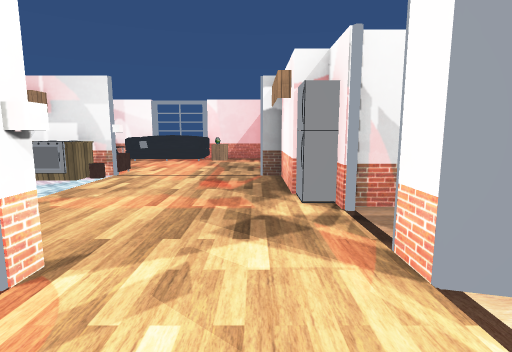
[1] (above)

24 first-person views from a walk through a scene from a Unity 3-D project. The camera is 1.3 m above the floor, tilts 8° down and sees 80° across. The floor is counted in squares, 1 m on a side. Each view is taken from the middle of a square. On the plan, view 1 faces up. The plan holds only what a view shows up to about 14 squares ahead; the rest is blank. The player character is not drawn. Door leaves are left out, so doorways stand open. Some surface patterns are stand-ins.

[2]
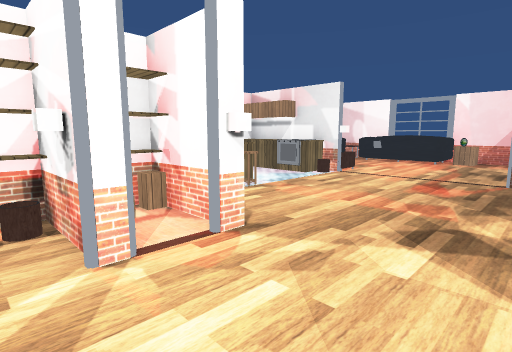

[3]
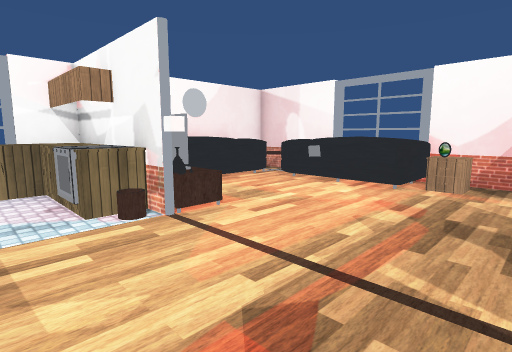

[4]
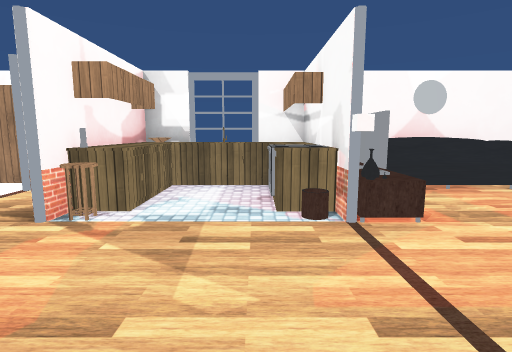

[5]
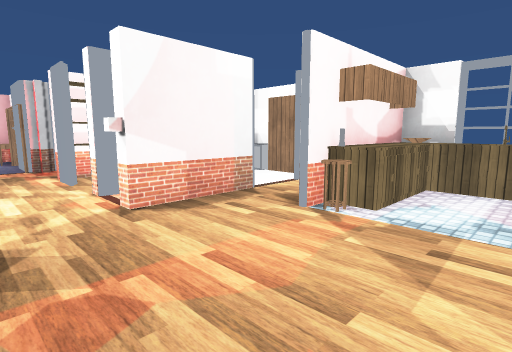

[6]
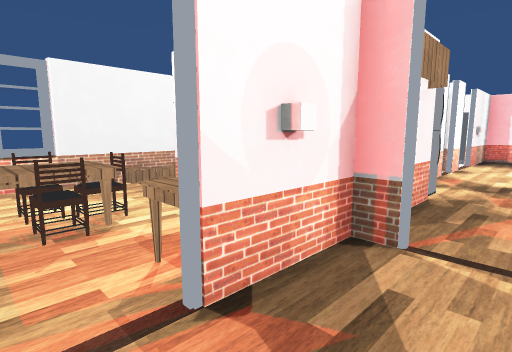

[7]
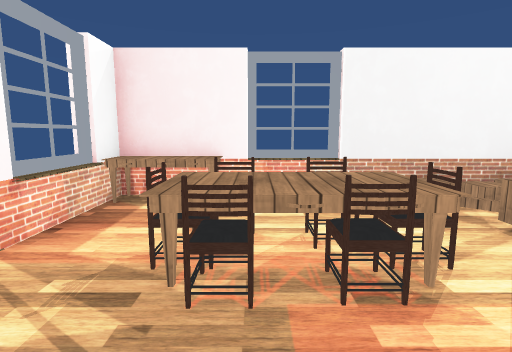

[8]
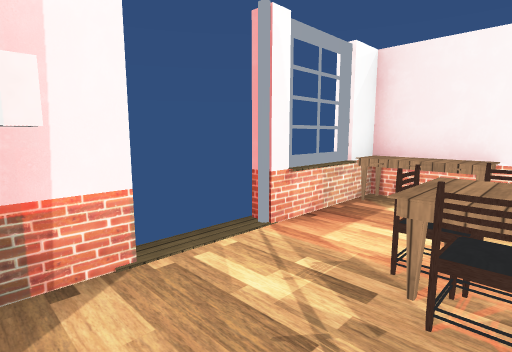

[9]
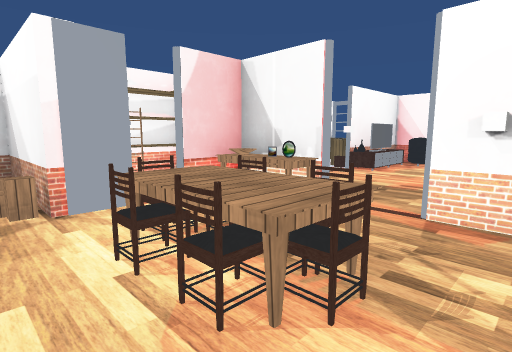

[10]
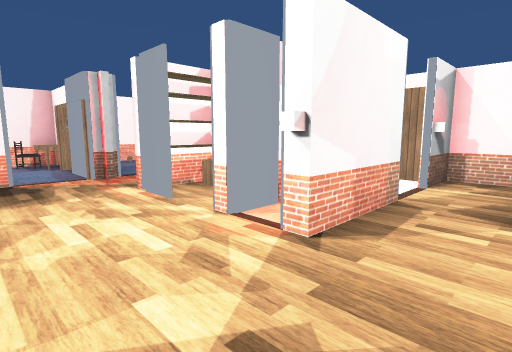

[11]
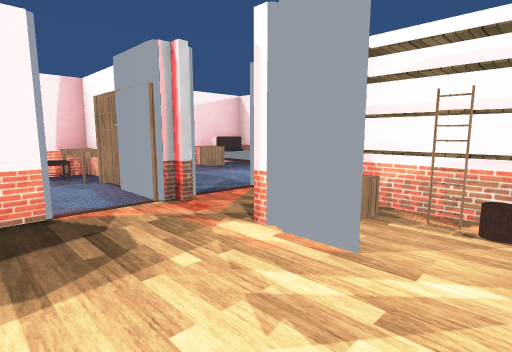

[12]
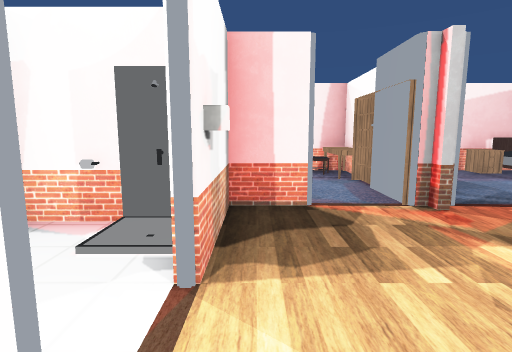

[13]
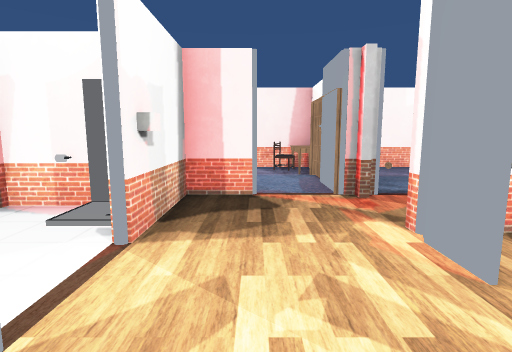

[14]
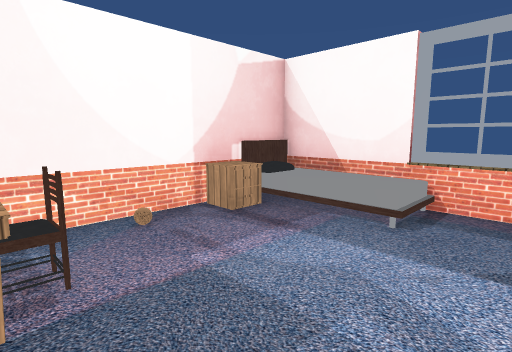

[15]
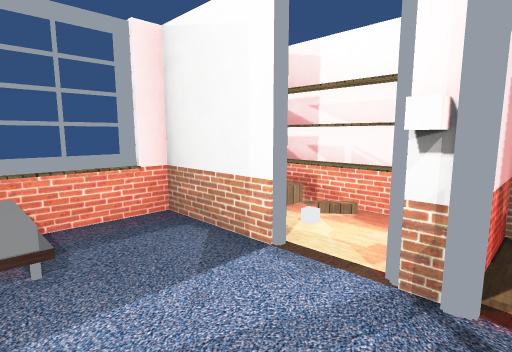

[16]
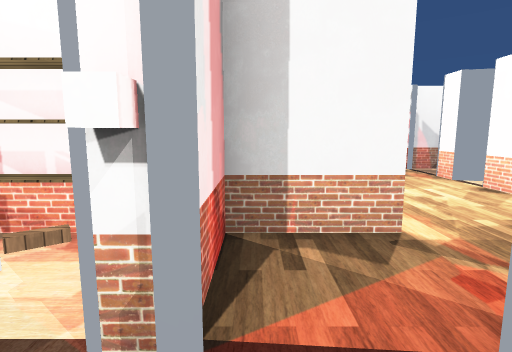

[17]
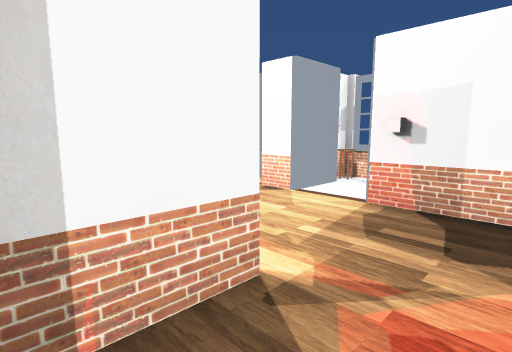

[18]
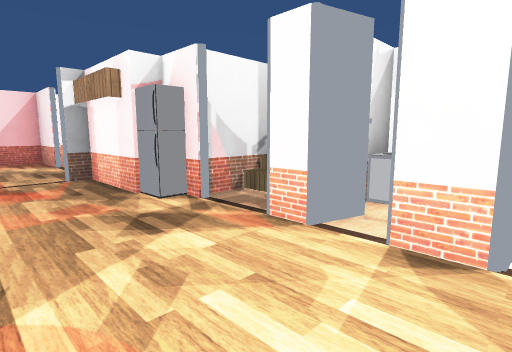

[19]
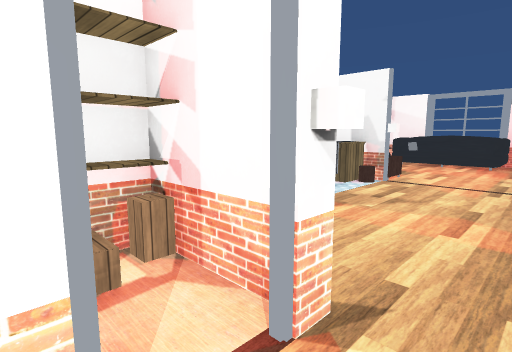

[20]
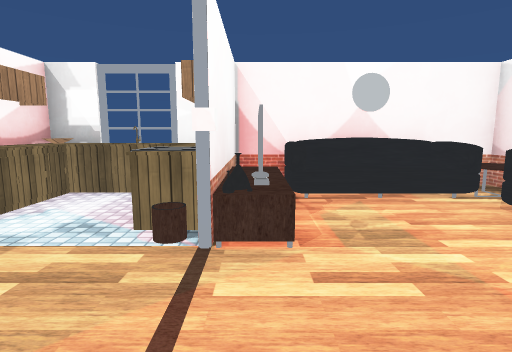

[21]
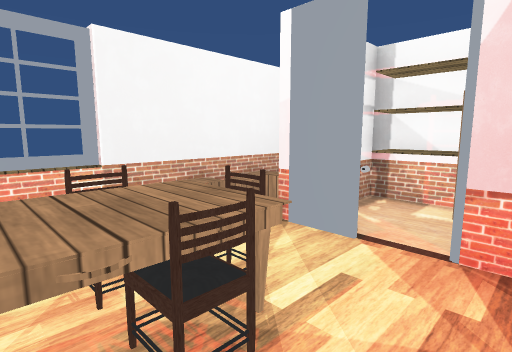

[22]
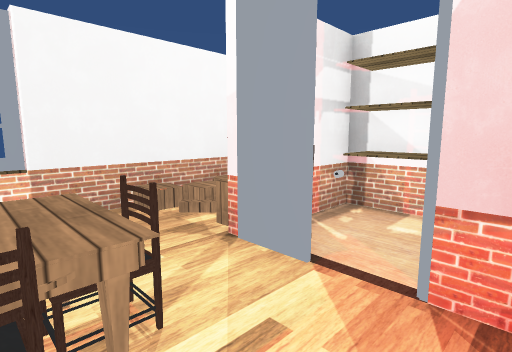

[23]
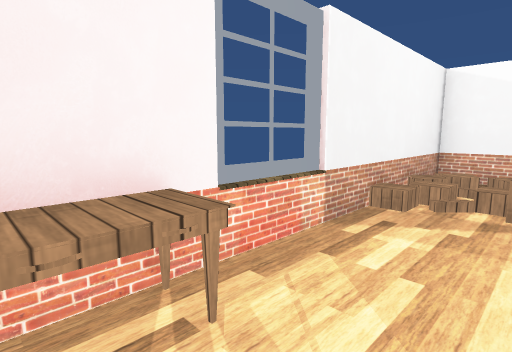

[24]
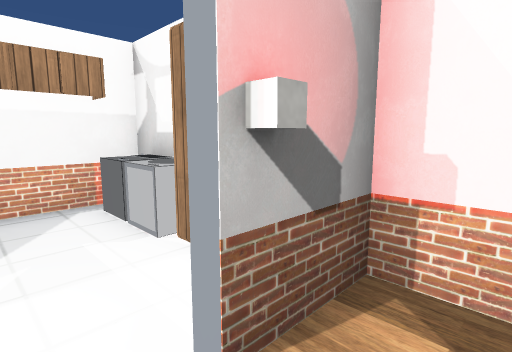

### Floor plan
Key: @ floor where view 1 was taken; # wall or solid block; x gap in a wall; . main floor; : floor 0.5 m higher than the main floor; / step, stairs or slope; D open door; C cube; T table; F fridge; S sofa; L stool; E closet; M machine; H chair; W shower; A ladder; B bed; O other object.
Columns run from 9 left of view 1 to 8 right of it. Each row starts with its distance up from view 1.
 16 #####  ####DDDO##
 15 #TTOSSOT..#.....T
 14 #STSSSS...C..H..T
 13 #SS.......... H..#
 12 #SS.......... H..#
 11 #SS.O.....CTTH...#
 10 #.OOOC....#O..../#
  9 TTTTTO....#O.#O//#
  8 #T.T......OOA.#/O#
  7 #T........##OO# /#
  6 #OTTT.....FF###  #
  5 ##TTL......D//   #
  4 #.........DD/
  3 ##C.#O#C...###
  2  E..#O.....####
  1  E..#OC....####
  0 MM..#A...@.##L#
 -1 OO.. O.#......#
 -2  #OO ###..C...#
 -3   OOO.....#WO.#
 -4  ####.....#
 -5 O......#.#
 -6 #......#..
 -7 x:/... O..
 -8 #:/..H #..
 -9 #/T...T#H.
-10 ##B#######

Where each view was taken, in squares from view 1:
view 1: 0 up, 0 right, facing up
view 2: 0 up, 1 right, facing up-left
view 3: 7 up, 0 right, facing up-left
view 4: 8 up, 0 right, facing left
view 5: 8 up, 0 right, facing down-left
view 6: 13 up, 1 left, facing down-right
view 7: 13 up, 1 right, facing right
view 8: 13 up, 1 right, facing up-right
view 9: 15 up, 6 right, facing down-left
view 10: 5 up, 1 right, facing down-left
view 11: 1 up, 1 right, facing down-left
view 12: 1 up, 1 right, facing down
view 13: 2 up, 0 right, facing down
view 14: 5 down, 3 left, facing down-left
view 15: 7 down, 4 left, facing up-left
view 16: 6 down, 4 left, facing up
view 17: 4 down, 4 left, facing up-right
view 18: 0 up, 2 left, facing up-right
view 19: 1 up, 1 left, facing up-left
view 20: 10 up, 1 left, facing left
view 21: 13 up, 2 right, facing down-right
view 22: 12 up, 2 right, facing down-right
view 23: 15 up, 5 right, facing down-right
view 24: 4 up, 6 left, facing down-left
